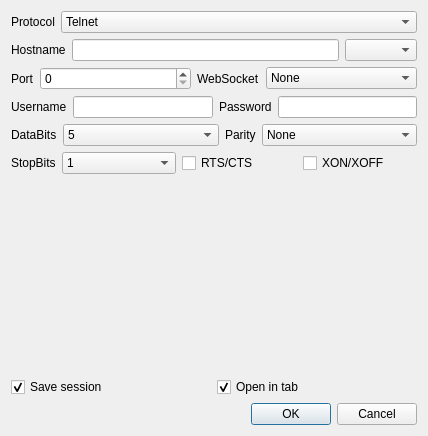
<?xml version="1.0" encoding="UTF-8"?>
<ui version="4.0">
 <class>QuickConnectWindow</class>
 <widget class="QDialog" name="QuickConnectWindow">
  <property name="geometry">
   <rect>
    <x>0</x>
    <y>0</y>
    <width>428</width>
    <height>436</height>
   </rect>
  </property>
  <property name="windowTitle">
   <string notr="true"/>
  </property>
  <layout class="QVBoxLayout" name="verticalLayout_2">
   <item>
    <layout class="QVBoxLayout" name="verticalLayout">
     <item>
      <layout class="QHBoxLayout" name="horizontalLayout">
       <item>
        <widget class="QLabel" name="labelProtocol">
         <property name="sizePolicy">
          <sizepolicy hsizetype="Fixed" vsizetype="Preferred">
           <horstretch>0</horstretch>
           <verstretch>0</verstretch>
          </sizepolicy>
         </property>
         <property name="text">
          <string>Protocol</string>
         </property>
        </widget>
       </item>
       <item>
        <widget class="QComboBox" name="comboBoxProtocol">
         <item>
          <property name="text">
           <string notr="true">Telnet</string>
          </property>
         </item>
         <item>
          <property name="text">
           <string>Serial</string>
          </property>
         </item>
         <item>
          <property name="text">
           <string>Local Shell</string>
          </property>
         </item>
         <item>
          <property name="text">
           <string notr="true">Raw</string>
          </property>
         </item>
         <item>
          <property name="text">
           <string>Named Pipe</string>
          </property>
         </item>
         <item>
          <property name="text">
           <string notr="true">SSH2</string>
          </property>
         </item>
        </widget>
       </item>
      </layout>
     </item>
     <item>
      <layout class="QHBoxLayout" name="horizontalLayout_2">
       <item>
        <widget class="QLabel" name="labelHostname">
         <property name="sizePolicy">
          <sizepolicy hsizetype="Fixed" vsizetype="Preferred">
           <horstretch>0</horstretch>
           <verstretch>0</verstretch>
          </sizepolicy>
         </property>
         <property name="text">
          <string>Hostname</string>
         </property>
        </widget>
       </item>
       <item>
        <widget class="QLineEdit" name="lineEditHostname"/>
       </item>
       <item>
        <widget class="QComboBox" name="comboBoxHostname"/>
       </item>
      </layout>
     </item>
     <item>
      <layout class="QHBoxLayout" name="horizontalLayout_3">
       <item>
        <widget class="QLabel" name="labelPort">
         <property name="sizePolicy">
          <sizepolicy hsizetype="Fixed" vsizetype="Preferred">
           <horstretch>0</horstretch>
           <verstretch>0</verstretch>
          </sizepolicy>
         </property>
         <property name="text">
          <string>Port</string>
         </property>
        </widget>
       </item>
       <item>
        <widget class="QSpinBox" name="spinBoxPort"/>
       </item>
       <item>
        <widget class="QLabel" name="labelWebSocket">
         <property name="sizePolicy">
          <sizepolicy hsizetype="Fixed" vsizetype="Preferred">
           <horstretch>0</horstretch>
           <verstretch>0</verstretch>
          </sizepolicy>
         </property>
         <property name="text">
          <string>WebSocket</string>
         </property>
        </widget>
       </item>
       <item>
        <widget class="QComboBox" name="comboBoxWebSocket">
         <item>
          <property name="text">
           <string>None</string>
          </property>
         </item>
         <item>
          <property name="text">
           <string>Insecure</string>
          </property>
         </item>
         <item>
          <property name="text">
           <string>Secure</string>
          </property>
         </item>
        </widget>
       </item>
      </layout>
     </item>
     <item>
      <layout class="QHBoxLayout" name="horizontalLayout_5">
       <item>
        <widget class="QLabel" name="labelUsername">
         <property name="sizePolicy">
          <sizepolicy hsizetype="Fixed" vsizetype="Preferred">
           <horstretch>0</horstretch>
           <verstretch>0</verstretch>
          </sizepolicy>
         </property>
         <property name="text">
          <string>Username</string>
         </property>
        </widget>
       </item>
       <item>
        <widget class="QLineEdit" name="lineEditUsername"/>
       </item>
       <item>
        <widget class="QLabel" name="labelPassword">
         <property name="text">
          <string>Password</string>
         </property>
        </widget>
       </item>
       <item>
        <widget class="QLineEdit" name="lineEditPassword">
         <property name="echoMode">
          <enum>QLineEdit::Password</enum>
         </property>
        </widget>
       </item>
      </layout>
     </item>
     <item>
      <layout class="QHBoxLayout" name="horizontalLayout_4">
       <item>
        <widget class="QLabel" name="labelDataBits">
         <property name="sizePolicy">
          <sizepolicy hsizetype="Fixed" vsizetype="Preferred">
           <horstretch>0</horstretch>
           <verstretch>0</verstretch>
          </sizepolicy>
         </property>
         <property name="text">
          <string>DataBits</string>
         </property>
        </widget>
       </item>
       <item>
        <widget class="QComboBox" name="comboBoxDataBits">
         <item>
          <property name="text">
           <string notr="true">5</string>
          </property>
         </item>
         <item>
          <property name="text">
           <string notr="true">6</string>
          </property>
         </item>
         <item>
          <property name="text">
           <string notr="true">7</string>
          </property>
         </item>
         <item>
          <property name="text">
           <string notr="true">8</string>
          </property>
         </item>
        </widget>
       </item>
       <item>
        <widget class="QLabel" name="labelParity">
         <property name="sizePolicy">
          <sizepolicy hsizetype="Fixed" vsizetype="Preferred">
           <horstretch>0</horstretch>
           <verstretch>0</verstretch>
          </sizepolicy>
         </property>
         <property name="text">
          <string>Parity</string>
         </property>
        </widget>
       </item>
       <item>
        <widget class="QComboBox" name="comboBoxParity">
         <item>
          <property name="text">
           <string>None</string>
          </property>
         </item>
         <item>
          <property name="text">
           <string>Odd</string>
          </property>
         </item>
         <item>
          <property name="text">
           <string>Even</string>
          </property>
         </item>
        </widget>
       </item>
      </layout>
     </item>
     <item>
      <layout class="QHBoxLayout" name="horizontalLayout_6">
       <item>
        <widget class="QLabel" name="labelStopBits">
         <property name="sizePolicy">
          <sizepolicy hsizetype="Fixed" vsizetype="Preferred">
           <horstretch>0</horstretch>
           <verstretch>0</verstretch>
          </sizepolicy>
         </property>
         <property name="text">
          <string>StopBits</string>
         </property>
        </widget>
       </item>
       <item>
        <widget class="QComboBox" name="comboBoxStopBits">
         <item>
          <property name="text">
           <string notr="true">1</string>
          </property>
         </item>
         <item>
          <property name="text">
           <string notr="true">2</string>
          </property>
         </item>
        </widget>
       </item>
       <item>
        <widget class="QCheckBox" name="checkBoxFlowCtrl">
         <property name="text">
          <string notr="true">RTS/CTS</string>
         </property>
        </widget>
       </item>
       <item>
        <widget class="QCheckBox" name="checkBoxXEnable">
         <property name="text">
          <string notr="true">XON/XOFF</string>
         </property>
        </widget>
       </item>
      </layout>
     </item>
     <item>
      <spacer name="verticalSpacer">
       <property name="orientation">
        <enum>Qt::Vertical</enum>
       </property>
       <property name="sizeHint" stdset="0">
        <size>
         <width>20</width>
         <height>40</height>
        </size>
       </property>
      </spacer>
     </item>
     <item>
      <layout class="QHBoxLayout" name="horizontalLayout_7">
       <item>
        <widget class="QCheckBox" name="checkBoxSaveSession">
         <property name="text">
          <string>Save session</string>
         </property>
         <property name="checked">
          <bool>true</bool>
         </property>
        </widget>
       </item>
       <item>
        <widget class="QCheckBox" name="checkBoxOpenInTab">
         <property name="text">
          <string>Open in tab</string>
         </property>
         <property name="checked">
          <bool>true</bool>
         </property>
        </widget>
       </item>
      </layout>
     </item>
     <item>
      <widget class="QDialogButtonBox" name="buttonBox">
       <property name="orientation">
        <enum>Qt::Horizontal</enum>
       </property>
       <property name="standardButtons">
        <set>QDialogButtonBox::Cancel|QDialogButtonBox::Ok</set>
       </property>
      </widget>
     </item>
    </layout>
   </item>
  </layout>
 </widget>
 <resources/>
 <connections>
  <connection>
   <sender>buttonBox</sender>
   <signal>accepted()</signal>
   <receiver>QuickConnectWindow</receiver>
   <slot>accept()</slot>
   <hints>
    <hint type="sourcelabel">
     <x>248</x>
     <y>254</y>
    </hint>
    <hint type="destinationlabel">
     <x>157</x>
     <y>274</y>
    </hint>
   </hints>
  </connection>
  <connection>
   <sender>buttonBox</sender>
   <signal>rejected()</signal>
   <receiver>QuickConnectWindow</receiver>
   <slot>reject()</slot>
   <hints>
    <hint type="sourcelabel">
     <x>316</x>
     <y>260</y>
    </hint>
    <hint type="destinationlabel">
     <x>286</x>
     <y>274</y>
    </hint>
   </hints>
  </connection>
 </connections>
</ui>
